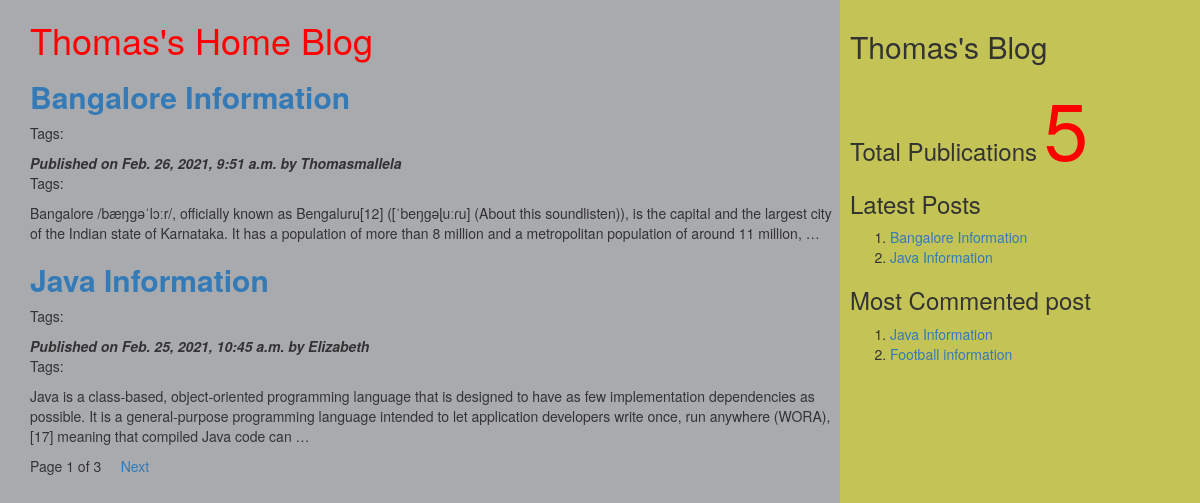
The page / on the database its author committed.
### myApp/models.py (models this page shows, shortened)
class Post(models.Model):
    tags=TaggableManager()
    STATUS_CHOICE=(('draft','Draft'),('published','Published'))
    title=models.CharField(max_length=200)
    slug=models.SlugField(max_length=50,unique_for_date='publish')
    author=models.ForeignKey(User,related_name='blog_posts',on_delete=models.CASCADE)
    body=models.TextField()
    publish=models.DateTimeField(default=timezone.now)
    created=models.DateTimeField(auto_now_add=True)
    updated=models.DateTimeField(auto_now=True)
    status=models.CharField(max_length=20,choices=STATUS_CHOICE,default='draft')
    objects=CustomManager()
    class Meta:
        ordering=('-publish',)
    def get_absolute_url(self):
        return reverse('post_detail',args=[self.publish.year,self.publish.strftime('%m'),self.publish.strftime('%d'),self.slug])

### myApp/views.py (the view)
# urls.py: url(r'^$',views.post_list_view),
def post_list_view(request,tag_slug=None):
    post_list=Post.objects.all()
    tag=None
    if tag_slug:
        tag=get_object_or_404(Tag,slug=tag_slug)
        post_list=post_list.filter(tags__in=[tag])
    paginator=Paginator(post_list,2)
    page_number=request.GET.get('page')
    try:
        post_list=paginator.page(page_number)
    except PageNotAnInteger:
        post_list=paginator.page(1)
    except EmptyPage:
        post_list=paginator.page(paginator.num_pages)
    d={'post_list':post_list,'tag':tag}
    return render(request,'myApp/post_list.html',d)

### myApp/models.py (called while the page is built)
    def get_queryset(self):
        return super().get_queryset().filter(status='published')

### myApp/templatetags/mytags.py (called while the page is built)
@register.simple_tag
def total_posts():
    return Post.objects.count()

@register.inclusion_tag('myApp/latest_post.html')
def show_latest_posts(count=3):
    latest_posts=Post.objects.order_by('-publish')[:count]
    return {'latest_posts':latest_posts}

@register.simple_tag
def get_most_commented_posts(count=2):
    return Post.objects.annotate(total_comments=Count('comments')).order_by('-total_comments')[:count]

### templates/myApp/post_list.html (shortened to what this page needs)
<html>
    {%extends 'myApp/parent.html' %}
        {%block content_block%}
        <h1 style="color: red;">Thomas's Home Blog</h1>
        {%for post in post_list%}
        <a href="{{post.get_absolute_url}}"><h2><b>{{post.title}}</b></h2></a>
        <p>Tags:
        </p>
        <i><b>Published on {{post.publish}} by {{post.author|title}}</b></i>
        <p>Tags:{{post.tags.all|join:','}} </p>
        {{post.body|truncatewords:40|linebreaks}}
        {%endfor%}
        {%include 'myApp/pagination.html' with page=post_list%}
        {%endblock%}

### templates/myApp/parent.html (shortened to what this page needs)
<html>
    {%load mytags%}
    <head>
        <link rel="stylesheet" href="https://maxcdn.bootstrapcdn.com/bootstrap/3.3.7/css/bootstrap.min.css">
    </head>
    <body>
        <div class="content" style="width:70%;float:left;height: 100%;background-color:a8aaad;padding: 0 0 0 30px;">
            {%block content_block%}
            {%endblock%}
        </div>
        <div class="sidebar" style="width:30%;float:right;height: 100%;background-color:c4c456;padding: 10px;">
            <h2>Thomas's Blog</h2>
            <h3>Total Publications
                <span style="color:red;font-size: 80px;">
                {%total_posts%}</span>
                <h3>Latest Posts</h3>
                {% show_latest_posts 2%}
                <h3>Most Commented post</h3>
                {%get_most_commented_posts as m%}
                <ol>
                    {%for post in m%}
                    <li>
                        <a href="{{post.get_absolute_url}}">{{post.title}}</a>
                    </li>
                    {%endfor%}
                </ol>
            </h3>
        </div>
    </body>
</html>

### templates/myApp/latest_post.html (shortened to what this page needs)
<html>
<body>
    <ol>
    {%for post in latest_posts%}
    <li><a href="{{post.get_absolute_url}}">{{post.title}}</a></li>
    {%endfor%}
</body>
</html>

### rows shown on the page
Post: title "Bangalore Information", publish "Feb. 26, 2021, 9:51 a.m.", author "Thomasmallela", body "Bangalore /bæŋɡəˈlɔːr/, officially known as Bengaluru[12] ([ˈbeŋɡəɭuːɾu] (About this soundlisten)), is the capital and the largest city of the Indian state of Karnataka. It has a population of more than 8 million and a metropolitan population of around 11 million, …"
Post: title "Java Information", publish "Feb. 25, 2021, 10:45 a.m.", author "Elizabeth", body "Java is a class-based, object-oriented programming language that is designed to have as few implementation dependencies as possible. It is a general-purpose programming language intended to let application developers write once, run anywhere (WORA),[17] meaning that compiled Java code can …"
Post: title "Football information"

### other values the page prints
{{ page.number }} "1"
{{ page.paginator.num_pages }} "3"
